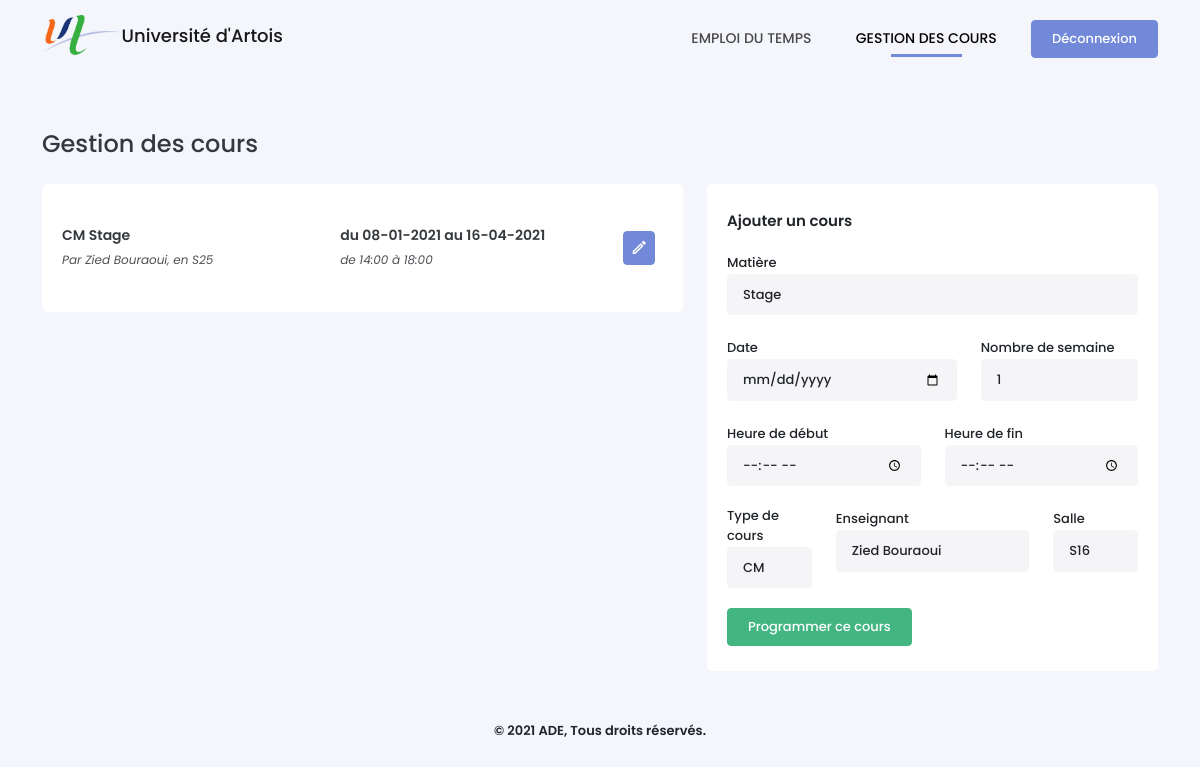
Page /gestion.php (signed in) on the earlier database version.
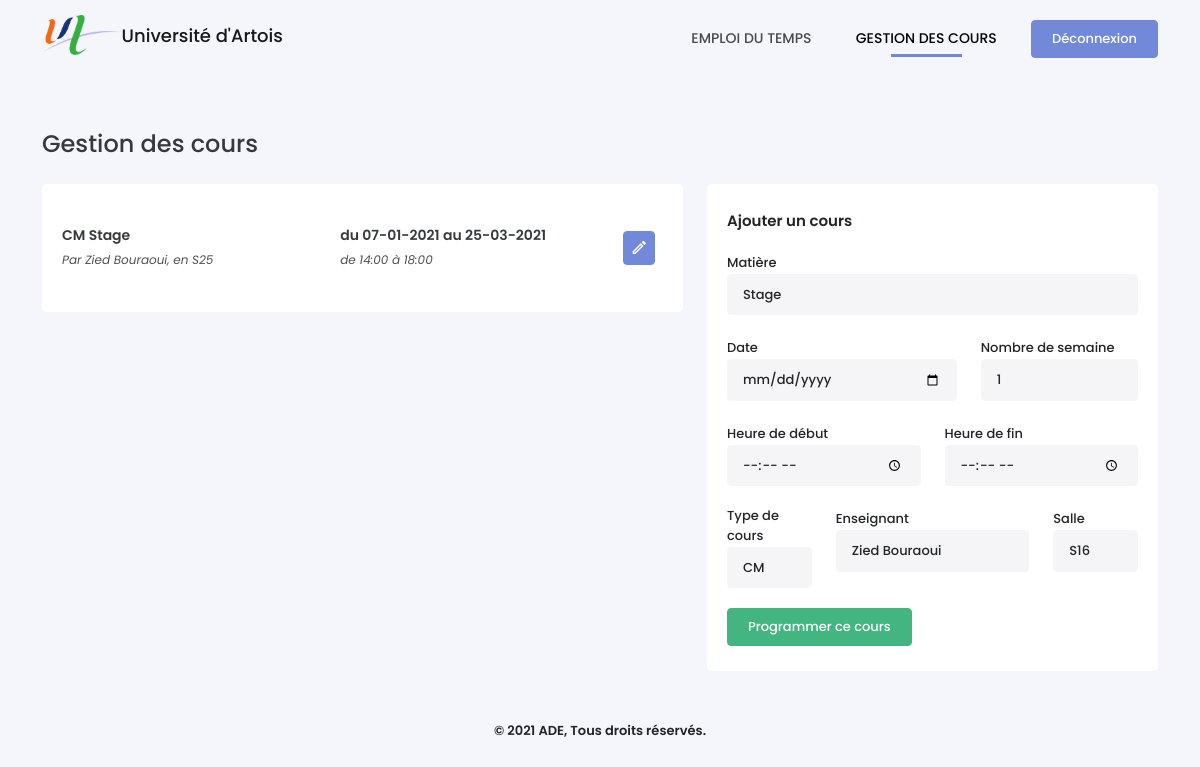
Same page on the later database version.
### tables this page shows
CREATE TABLE Cours (
    CourID INTEGER PRIMARY KEY AUTOINCREMENT,
    DateDebut VARCHAR(30) NOT NULL,
    NbSemaines INTEGER NOT NULL,
    HeureDebut time NOT NULL,
    HeureFin time NOT NULL,
    TypeID INTEGER NOT NULL,
    SalleID INTEGER NOT NULL,
    UsagerID INTEGER NOT NULL,
    MatiereID INTEGER NOT NULL,
    CONSTRAINT cour_type_fk FOREIGN KEY (TypeID) REFERENCES TypeCours(TypeID) ON DELETE CASCADE,
    CONSTRAINT cour_salle_fk FOREIGN KEY (SalleID) REFERENCES Salles(SalleID) ON DELETE CASCADE
    CONSTRAINT cour_enseignant_fk FOREIGN KEY (UsagerID) REFERENCES Usagers(UsagerID) ON DELETE CASCADE,
    CONSTRAINT cour_matiere_fk FOREIGN KEY (MatiereID) REFERENCES Matieres(MatiereID) ON DELETE CASCADE
);

CREATE TABLE TypeCours (
    TypeID INTEGER PRIMARY KEY AUTOINCREMENT,
    NomType VARCHAR NOT NULL
);

CREATE TABLE Matieres (
    MatiereID INTEGER PRIMARY KEY AUTOINCREMENT,
    NomMatiere VARCHAR(25) NOT NULL,
    CouleurMatiere VARCHAR(10) NOT NULL,
    PromotionID INTEGER NOT NULL,
    CONSTRAINT matiere_promo_fk FOREIGN KEY (PromotionID) REFERENCES Promotions(PromotionID) ON DELETE CASCADE
);

CREATE TABLE Usagers (
    UsagerID VARCHAR(30) PRIMARY KEY NOT NULL,
    MotDePasse VARCHAR(255) NOT NULL,
    Nom VARCHAR(15) NOT NULL,
    Prenom VARCHAR(20) NOT NULL,
    RangID INTEGER NOT NULL,
    CONSTRAINT usager_rang_fk FOREIGN KEY (RangID) REFERENCES Rangs(RangID) ON DELETE CASCADE
);

CREATE TABLE Salles (
    SalleID INTEGER PRIMARY KEY AUTOINCREMENT,
    NomSalle VARCHAR NOT NULL
);

### gestion.php (the view, shortened to what this page needs)
<?php
require_once('./config.php');
?>
<!DOCTYPE html>
<html lang="fr-FR">
<head>
    <link type="text/css" rel="stylesheet" href="./assets/css/icons.min.css">
    <link type="text/css" rel="stylesheet" href="./assets/css/bootstrap.min.css">
    <link type="text/css" rel="stylesheet" href="./assets/css/style.css">
</head>
<body>
    <?php require_once('./views/header.php') ?>
    <div class="container">
        <h4>Gestion des cours</h4>
        <div class="row">
            <div class="col-md-7">
                <div class="box-content">
                    <div class="select-data" id="list-events">
                        <?php
                        $where = '';
                        if($_SESSION['rang'] == 2)  $where = 'WHERE UsagerID ="'. $_SESSION['id'] . '"';
                        $sCours = $bdd->query('SELECT * FROM Cours INNER JOIN Matieres USING(MatiereID), TypeCours USING(TypeID), Usagers USING(UsagerID), Promotions USING(PromotionID), Salles USING(SalleID) '.$where.' ORDER BY DateDebut DESC, HeureDebut DESC');
                        while($aCours = $sCours->fetch()) { ?>
                            <div class="list-items d-flex flex-row align-items-center justify-content-between">
                                <div class="item-info">
                                    <p><?= $aCours['NomType'] ?> <?= $aCours['NomMatiere'] ?></p>
                                    <span>Par <?= htmlspecialchars($aCours['Prenom']) ?> <?= htmlspecialchars($aCours['Nom']) ?>, en <?= htmlspecialchars($aCours['NomSalle']) ?></span>
                                </div>
                                <div class="item-info">
                                    <p>du <?= date('d-m-Y', $aCours['DateDebut']) ?> au <?= date('d-m-Y', ($aCours['DateDebut'] + ($aCours['NbSemaines'] * 604800))) ?></p>
                                    <span>de  <?= $aCours['HeureDebut'] ?> à <?= $aCours['HeureFin'] ?></span>
                                </div>
                                <a href="?courID=<?= $aCours['CourID'] ?>" class="btn btn-primary"><i class="mdi mdi-pencil-outline"></i></a>
                            </div>
                        <?php } ?>
                    </div>
                </div>
            </div>
            <div class="col-md-5" id="form">
                <div class="box-content getEvent">
                    <?php if(empty($_GET['courID'])) {?>
                        <div class="content-title">Ajouter un cours</div>
                        <form method="POST" id="form_addEvent">
                            <div class="row">
                                <div class="form-group">
                                    <label for="matter">Matière</label>
                                    <select name="matter" id="" class="form-control">
                                        <?php
                                        $option = '';
                                        if($_SESSION['rang'] == 2) {
                                            $option = 'INNER JOIN Enseigne ON Matieres.MatiereID = Enseigne.MatiereID AND UsagerID = "'.$_SESSION['id'].'"';
                                        }
                                        $sMatieres = $bdd->query('SELECT * FROM Matieres '.$option. ' ORDER BY NomMatiere');
                                        while($aMatieres = $sMatieres->fetch()) {
                                            echo '<option value="'.$aMatieres['MatiereID'].'">'.htmlspecialchars($aMatieres['NomMatiere']).'</option>';
                                        } ?>
                                    </select>
                                </div>
                                <div class="col-md-7 form-group" id="firstdate">
                                    <label for="firstdate">Date</label>
                                    <input type="date" name="firstdate" class="form-control">
                                </div>
                                <div class="col-md-5 form-group" id="nbweek">
                                    <label for="nbweek">Nombre de semaine</label>
                                    <input type="number" name="nbweek" class="form-control" value="1">
                                </div>
                                <div class="col-md-6 form-group" id="start">
                                    <label for="start">Heure de début</label>
                                    <input type="time" name="start" class="form-control">
                                </div>
                                <div class="col-md-6 form-group" id="end">
                                    <label for="end">Heure de fin</label>
                                    <input type="time" name="end" class="form-control">
                                </div>
                                <div class="col-md-3 form-group">
                                    <label for="type">Type de cours</label>
                                    <select name="type" class="form-control">
                                        <?php $query = $bdd->query('SELECT * FROM TypeCours');
                                            while ($row = $query->fetch()){
                                                echo '<option value="' . $row['TypeID'].'">' . htmlspecialchars($row['NomType']) . '</option>';
                                            }
                                        ?>
                                    </select>
                                </div>
                                <div class="col-md-6 form-group">
                                    <label for="user">Enseignant</label>
                                    <select name="user" class="form-control">
                                        <?php if($_SESSION['rang'] == 2) {
                                                $sql = 'AND UsagerID = "'.$_SESSION['id'].'"';
                                            } else {
                                                $sql = '';
                                            }
                                            $query = $bdd->query('SELECT * FROM Usagers WHERE RangID = 2 ' . $sql);
                                            while ($row = $query->fetch()){
                                                echo '<option value="' .$row['UsagerID'] .'">' . $row['Prenom'] . ' ' .  $row['Nom'] . '</option>';
                                            }
                                        ?>
                                    </select>
                                </div>
                                <div class="col-md-3 form-group">
                                    <label for="room">Salle</label>
                                    <select name="room" class="form-control">
                                        <?php $query = $bdd->query('SELECT * FROM Salles');
                                            while ($row = $query->fetch()){
                                                echo '<option value="' . $row['SalleID'].'">' . $row['NomSalle'] . '</option>';
                                            }
                                        ?>
                                    </select>
                                </div>
                            </div>
                            <input type="submit" name="add_event" value="Programmer ce cours" class="btn btn-success">
                        </form>
                    <?php } ?>
                </div>
            </div>
        </div>
    </div>
    <?php require_once('./views/footer.php') ?>
</body>
</html>

### views/header.php
<header>
    <div class="container">
        <div class="logo">
            <a href="./"><img src="./assets/img/logo.png" alt="logo"><span>Université d'Artois</span></a>
        </div>
        <nav>
            <ul>
                <li <?= (basename($_SERVER['PHP_SELF']) == 'index.php') ? 'class="active"' : null ?>>
                    <a href="./"> Emploi du temps</a>
                </li>
                <?php if($_SESSION['rang'] > 1) { ?>
                <li <?= (basename($_SERVER['PHP_SELF']) == 'gestion.php') ? 'class="active"' : null ?>>
                    <a href="./gestion"> Gestion des cours</a>
                </li>
                <?php } if($_SESSION['rang'] > 2) { ?>
                <li <?= (basename($_SERVER['PHP_SELF']) == 'admin.php') ? 'class="active"' : null ?>>
                    <a href="./admin">Administration</a>
                </li>
                <?php } ?>
                <li>
                    <a href="./logout" class="btn btn-primary">Déconnexion</a>
                </li>
            </ul>
        </nav>
    </div>
</header>

### views/footer.php
<footer>
    <p>© 2021 ADE, Tous droits réservés.</p>
</footer>

### assets/css/style.css (style rules this page uses)
* { box-sizing: border-box; outline: none; -webkit-tap-highlight-color: rgba(0, 0, 0, 0); }
body { font-family: Poppins, sans-serif; background-color: #F5F6FB; margin: 0; padding: 0; }
header { width: 100%; height: 80px; margin-bottom: 50px; }
.logo a { float: left; margin-top: 15px; text-decoration: none; }
.logo img { height: 40px; }
.logo a span { color: #000; vertical-align: middle; opacity: .9; font-size: 18px; font-weight: 500; }
nav { float: right; padding: 20px 0; }
nav ul { padding: 0; margin: 0; list-style: none; position: relative; }
nav ul li { display: inline-block; margin-left: 20px; }
nav a { display: block; padding: 0 10px; color: #000; opacity: .7; text-transform: uppercase; font-weight: 500; font-size: 14px; text-decoration: none; }
nav ul li.active a { opacity: 1; }
nav ul li a::after { content: ''; width: 50%; display: block; margin: 5px auto; border-bottom: 3px solid transparent; }
nav ul li.active a::after { border-color: #7289DA; }
nav a.btn { display: flex; opacity: 1; font-size: 13px; padding: 8px 20px; text-transform: unset; }
footer { text-align: center; margin: 20px auto; font-weight: 600; font-size: 13px; }
.container { min-width: 80%; }
.container h4 { opacity: .9; margin-bottom: 25px; }
.btn { font-weight: 500; font-size: 13px; padding: 8px 20px; }
.btn-primary { background-color: #7289DA; border-color: #7289DA; }
.btn-success { background-color: #43B581; border-color: #43B581; }
.box-content { position: relative; width: 100%; padding: 25px 20px; background-color: #fff; border-radius: 5px; margin-bottom: 30px; }
.box-content::after { content: ''; clear: both; display: table; }
.content-title { font-size: 15px; display: inline-block; position: relative; font-weight: 600; height: 40px; }
.list-items { padding: 15px 0; border-bottom: 2px solid #DADFE1; }
.list-items:last-child { border: 0; }
.item-info { line-height: 1.6; flex: 1; }
.list-items p { font-weight: 600; margin-bottom: 0; opacity: .9; font-size: 14px; }
.list-items span { font-size: 12px; font-style: italic; opacity: .8; }
.list-items > .btn { padding: 3px 6px; font-size: 1.1rem; margin-left: 5px; }
.form-group { margin-bottom: 20px; position: relative; min-height: 60px; }
label { font-size: 13px; font-weight: 500; }
.form-control, .form-control:focus { background-color: #F5F5F7; border-color: #F5F5F7; font-size: 13px; font-weight: 500; padding: 10px 15px; }
.select-data { max-height: 650px; overflow: auto; padding-right: 8px; }

Differences in the rows shown:
changed cours "CM": DateDebut "08-01-2021" → "07-01-2021"; date('d-m-Y', ($aCours['DateDebut'] + ($aCours['NbSemaines'] * 604800))) "16-04-2021" → "25-03-2021"
